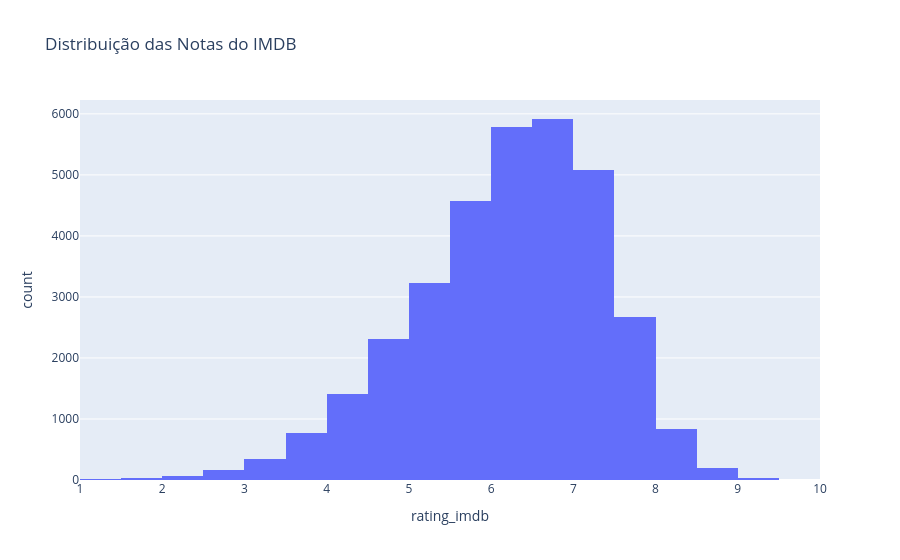

Notebook source saved alongside this figure:
### Code cell
import pandas as pd
import plotly.express as px

# Note que agora o caminho mudou, pois o notebook está dentro da pasta 'notebooks'
# Precisamos subir um nível (..) para achar a pasta 'data'
imdb = pd.read_csv('../data/world_imdb_movies_top_movies_per_year.csv')

# limpeza geral dos dados

# finanças sem valores vazios nestas colunas
df_financas = imdb.dropna(subset=['budget', 'gross_world_wide', 'rating_imdb'])


print("Dados carregados com sucesso!", imdb.info())
print()
print(imdb.columns)
print()
# exibição de uma amostra dos dados para verificar se estão corretos
display(imdb.sample(5))

fig = px.histogram(imdb, x="rating_imdb", nbins=20, title="Distribuição das Notas do IMDB") # criar um histograma
fig.show() # exibindo o gráfico

### Figure 1 — Plotly figure (JSON) as saved in the notebook; plotly's stock layout.template omitted (floating-point values rounded to 4 significant figures; data arrays with more than 128 entries replaced by an {"elided": "..."} marker saying what was removed)
{"data": [{"bingroup": "x", "hovertemplate": "rating_imdb=%{x}<br>count=%{y}<extra></extra>", "legendgroup": "", "marker": {"color": "#636efa", "pattern": {"shape": ""}}, "name": "", "nbinsx": 20, "orientation": "v", "showlegend": false, "type": "histogram", "x": {"elided": "33600 float values"}, "xaxis": "x", "yaxis": "y"}], "layout": {"barmode": "relative", "legend": {"tracegroupgap": 0}, "title": {"text": "Distribuição das Notas do IMDB"}, "xaxis": {"anchor": "y", "domain": [0, 1], "title": {"text": "rating_imdb"}}, "yaxis": {"anchor": "x", "domain": [0, 1], "title": {"text": "count"}}}}
